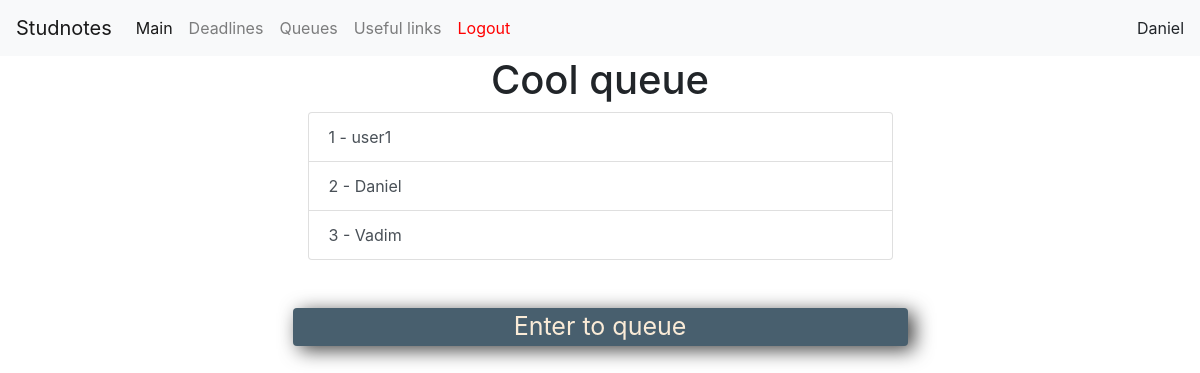
The page /queues/2 (signed in) on the database its author committed.
### app/models/users.py (models this page shows, shortened)
class User(UserMixin, db.Model):
    id = db.Column(db.Integer, primary_key=True)
    username = db.Column(db.String(32), index=True, unique=True)
    group_id = db.Column(db.Integer, db.ForeignKey('group.id'))
    password_hash = db.Column(db.String(128))
    tg_id = db.Column(db.Integer)
    role = db.Column(db.Boolean)  # 0 -- user, 1 -- headmaster

class Queue(db.Model):
    id = db.Column(db.Integer, primary_key=True)
    group_id = db.Column(db.Integer, db.ForeignKey('group.id'))
    queue_name = db.Column(db.String(128))

### app/routes/queue/queue.py (the view)
@bp.route('/queues/<int:queue_id>', methods=['GET'])
@login_required
def queue_menu(queue_id):
    current_queue = Queue.query.filter_by(id=queue_id).first()
    temp = QueueMember.query.filter_by(queue_id=queue_id).all()
    queue_members = []
    for i in temp:
        queue_members.append(User.query.filter_by(id=i.user_id).first())
    return render_template('queue_menu.html', queue_members=queue_members, current_queue=current_queue)

### app/models/users.py (called while the page is built)
@login.user_loader
def load_user(id):
    return User.query.get(int(id))

### app/templates/queue_menu.html
{% extends "navbar.html" %}
{% block content %}
    <div class="wrapper">
        <div class="row justify-content-center">
            <div class="col-md-12">
                <h1 class="" style="text-align: center;"> {{ current_queue.queue_name }} </h1>
            </div>
        </div>
        <div class="row justify-content-center">
            <div class="col-md-6">
                <ul class="list-group" id="all_queues">
                    {% if queue_members %}
                        {%  for i in queue_members %}
                            <button type="button" class="list-group-item list-group-item-action d-flex justify-content-between align-items-center">
                               {{ loop.index }} - {{ i.username }}
                            </button>
                        {% endfor %}
                    {% endif %}
                </ul>
            </div>
        </div>
        <br>
        <br>
        <div class="row justify-content-center">
            <div class="col-md-6 rounded" style="box-shadow: 6px 4px 19px 0px rgba(0,0,0,0.75) !important; text-align: center; font-size: 25px; background-color: #485F6E; color: antiquewhite;" onclick="enter_to_queue({{ current_user.id }}, {{ current_queue.id }})" >Enter to queue</div>
        </div>
    </div>
{% endblock %}

### app/templates/navbar.html (shortened to what this page needs)
<!DOCTYPE html>
<html lang="en">
<head>
    <link rel="stylesheet" href="{{ url_for('static', filename='css/bootstrap.min.css') }}">
    <link rel="stylesheet" href="{{ url_for('static', filename='css/main.css') }}">
</head>
<body>
    <nav class="navbar navbar-expand-lg navbar-light bg-light">
      <a class="navbar-brand" href="/">Studnotes</a>
      <div class="collapse navbar-collapse" id="navbarNav">
        <ul class="navbar-nav mr-auto">
          <li class="nav-item active">
            <a class="nav-link" href="/">Main</a>
          </li>
            {% if not current_user.is_anonymous %}
              <li class="nav-item">
                <a class="nav-link" href="{{ url_for('deadline.deadline_page') }}">Deadlines</a>
              </li>
            <li class="nav-item">
                <a class="nav-link" href="{{ url_for('queue.queue_list') }}">Queues</a>
              </li>
              <li class="nav-item">
                <a class="nav-link" href="/">Useful links</a>
              </li>
              <li class="nav-item">
                 <a class="nav-link" href="{{ url_for('login.logout') }}" style="color:red;"> Logout </a>
              </li>
            {% endif %}
        </ul>
        {% if not current_user.is_anonymous %}
            <ul class="navbar-nav">
              <li class="nav-item">
                {{current_user.username}}
              </li>
            </ul>
        {% endif %}
      </div>
    </nav>
    {% block content %}{% endblock %}
</body>
</html>

### app/static/css/main.css (style rules this page uses)
html { font-family: 'Georgia', 'Consolas', 'Deja Vu Sans Mono', 'Bitstream Vera Sans Mono', monospace; }

### rows shown on the page
User: username "Daniel"
Queue: queue_name "Cool queue"
User: username "user1"
User: username "Vadim"
